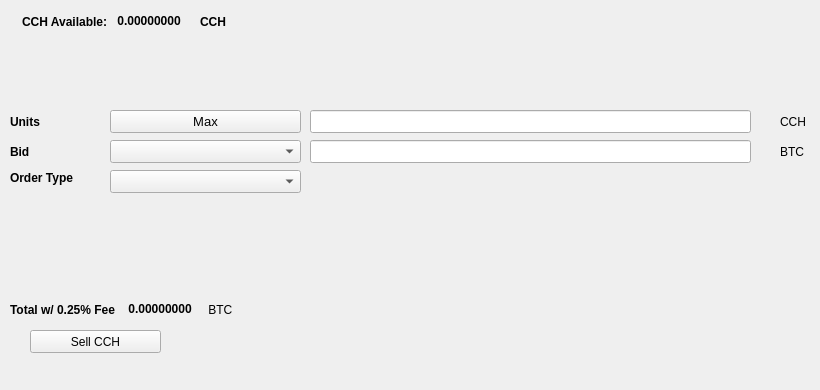
   <widget class="QWidget" name="SellTab">
    <attribute name="title">
     <string>Sell</string>
    </attribute>
    <widget class="QLabel" name="label_16">
     <property name="geometry">
      <rect>
       <x>780</x>
       <y>140</y>
       <width>31</width>
       <height>23</height>
      </rect>
     </property>
     <property name="text">
      <string>BTC</string>
     </property>
    </widget>
    <widget class="QComboBox" name="SellBidcomboBox">
     <property name="geometry">
      <rect>
       <x>110</x>
       <y>140</y>
       <width>191</width>
       <height>23</height>
      </rect>
     </property>
     <property name="font">
      <font>
       <pointsize>10</pointsize>
      </font>
     </property>
    </widget>
    <widget class="QLabel" name="label_18">
     <property name="geometry">
      <rect>
       <x>10</x>
       <y>110</y>
       <width>46</width>
       <height>23</height>
      </rect>
     </property>
     <property name="font">
      <font>
       <weight>75</weight>
       <bold>true</bold>
      </font>
     </property>
     <property name="text">
      <string>Units</string>
     </property>
    </widget>
    <widget class="QPushButton" name="Sell_Max_Amount">
     <property name="geometry">
      <rect>
       <x>110</x>
       <y>110</y>
       <width>191</width>
       <height>23</height>
      </rect>
     </property>
     <property name="font">
      <font>
       <pointsize>10</pointsize>
      </font>
     </property>
     <property name="text">
      <string>Max</string>
     </property>
    </widget>
    <widget class="QLabel" name="label_20">
     <property name="geometry">
      <rect>
       <x>10</x>
       <y>170</y>
       <width>91</width>
       <height>16</height>
      </rect>
     </property>
     <property name="font">
      <font>
       <weight>75</weight>
       <bold>true</bold>
      </font>
     </property>
     <property name="text">
      <string>Order Type</string>
     </property>
    </widget>
    <widget class="QComboBox" name="SellOrdertypeCombo">
     <property name="geometry">
      <rect>
       <x>110</x>
       <y>170</y>
       <width>191</width>
       <height>23</height>
      </rect>
     </property>
     <property name="font">
      <font>
       <pointsize>10</pointsize>
      </font>
     </property>
    </widget>
    <widget class="QLabel" name="label_21">
     <property name="geometry">
      <rect>
       <x>10</x>
       <y>140</y>
       <width>46</width>
       <height>23</height>
      </rect>
     </property>
     <property name="font">
      <font>
       <weight>75</weight>
       <bold>true</bold>
      </font>
     </property>
     <property name="text">
      <string>Bid</string>
     </property>
    </widget>
    <widget class="QLabel" name="label_22">
     <property name="geometry">
      <rect>
       <x>780</x>
       <y>110</y>
       <width>31</width>
       <height>23</height>
      </rect>
     </property>
     <property name="text">
      <string>CCH</string>
     </property>
    </widget>
    <widget class="QLineEdit" name="UnitsInputCCH">
     <property name="geometry">
      <rect>
       <x>310</x>
       <y>110</y>
       <width>441</width>
       <height>23</height>
      </rect>
     </property>
     <property name="font">
      <font>
       <pointsize>9</pointsize>
       <weight>75</weight>
       <bold>true</bold>
      </font>
     </property>
    </widget>
    <widget class="QLineEdit" name="SellBidPriceEdit">
     <property name="geometry">
      <rect>
       <x>310</x>
       <y>140</y>
       <width>441</width>
       <height>23</height>
      </rect>
     </property>
     <property name="font">
      <font>
       <pointsize>9</pointsize>
       <weight>75</weight>
       <bold>true</bold>
      </font>
     </property>
    </widget>
    <widget class="QPushButton" name="SellCCHBTN">
     <property name="geometry">
      <rect>
       <x>30</x>
       <y>330</y>
       <width>131</width>
       <height>23</height>
      </rect>
     </property>
     <property name="text">
      <string>Sell CCH</string>
     </property>
     <property name="icon">
      <iconset resource="../chaincash">
       <normaloff>:/icons/bitcoin</normaloff>:/icons/bitcoin</iconset>
     </property>
    </widget>
    <widget class="QWidget" name="layoutWidget3">
     <property name="geometry">
      <rect>
       <x>22</x>
       <y>12</y>
       <width>258</width>
       <height>19</height>
      </rect>
     </property>
     <layout class="QHBoxLayout" name="horizontalLayout">
      <item>
       <widget class="QLabel" name="label232_2">
        <property name="font">
         <font>
          <weight>75</weight>
          <bold>true</bold>
         </font>
        </property>
        <property name="text">
         <string>CCH Available:</string>
        </property>
       </widget>
      </item>
      <item>
       <widget class="QLabel" name="CCHAvailableLabel">
        <property name="palette">
         <palette>
          <active>
           <colorrole role="WindowText">
            <brush brushstyle="SolidPattern">
             <color alpha="255">
              <red>0</red>
              <green>0</green>
              <blue>0</blue>
             </color>
            </brush>
           </colorrole>
           <colorrole role="Button">
            <brush brushstyle="SolidPattern">
             <color alpha="255">
              <red>0</red>
              <green>170</green>
              <blue>0</blue>
             </color>
            </brush>
           </colorrole>
           <colorrole role="Light">
            <brush brushstyle="SolidPattern">
             <color alpha="255">
              <red>0</red>
              <green>255</green>
              <blue>0</blue>
             </color>
            </brush>
           </colorrole>
           <colorrole role="Midlight">
            <brush brushstyle="SolidPattern">
             <color alpha="255">
              <red>0</red>
              <green>212</green>
              <blue>0</blue>
             </color>
            </brush>
           </colorrole>
           <colorrole role="Dark">
            <brush brushstyle="SolidPattern">
             <color alpha="255">
              <red>0</red>
              <green>85</green>
              <blue>0</blue>
             </color>
            </brush>
           </colorrole>
           <colorrole role="Mid">
            <brush brushstyle="SolidPattern">
             <color alpha="255">
              <red>0</red>
              <green>113</green>
              <blue>0</blue>
             </color>
            </brush>
           </colorrole>
           <colorrole role="Text">
            <brush brushstyle="SolidPattern">
             <color alpha="255">
              <red>0</red>
              <green>170</green>
              <blue>0</blue>
             </color>
            </brush>
           </colorrole>
           <colorrole role="BrightText">
            <brush brushstyle="SolidPattern">
             <color alpha="255">
              <red>255</red>
              <green>255</green>
              <blue>255</blue>
             </color>
            </brush>
           </colorrole>
           <colorrole role="ButtonText">
            <brush brushstyle="SolidPattern">
             <color alpha="255">
              <red>0</red>
              <green>0</green>
              <blue>0</blue>
             </color>
            </brush>
           </colorrole>
           <colorrole role="Base">
            <brush brushstyle="SolidPattern">
             <color alpha="255">
              <red>255</red>
              <green>255</green>
              <blue>255</blue>
             </color>
            </brush>
           </colorrole>
           <colorrole role="Window">
            <brush brushstyle="SolidPattern">
             <color alpha="255">
              <red>0</red>
              <green>170</green>
              <blue>0</blue>
             </color>
            </brush>
           </colorrole>
           <colorrole role="Shadow">
            <brush brushstyle="SolidPattern">
             <color alpha="255">
              <red>0</red>
              <green>0</green>
              <blue>0</blue>
             </color>
            </brush>
           </colorrole>
           <colorrole role="AlternateBase">
            <brush brushstyle="SolidPattern">
             <color alpha="255">
              <red>127</red>
              <green>212</green>
              <blue>127</blue>
             </color>
            </brush>
           </colorrole>
           <colorrole role="ToolTipBase">
            <brush brushstyle="SolidPattern">
             <color alpha="255">
              <red>255</red>
              <green>255</green>
              <blue>220</blue>
             </color>
            </brush>
           </colorrole>
           <colorrole role="ToolTipText">
            <brush brushstyle="SolidPattern">
             <color alpha="255">
              <red>0</red>
              <green>0</green>
              <blue>0</blue>
             </color>
            </brush>
           </colorrole>
          </active>
          <inactive>
           <colorrole role="WindowText">
            <brush brushstyle="SolidPattern">
             <color alpha="255">
              <red>0</red>
              <green>0</green>
              <blue>0</blue>
             </color>
            </brush>
           </colorrole>
           <colorrole role="Button">
            <brush brushstyle="SolidPattern">
             <color alpha="255">
              <red>0</red>
              <green>170</green>
              <blue>0</blue>
             </color>
            </brush>
           </colorrole>
           <colorrole role="Light">
            <brush brushstyle="SolidPattern">
             <color alpha="255">
              <red>0</red>
              <green>255</green>
              <blue>0</blue>
             </color>
            </brush>
           </colorrole>
           <colorrole role="Midlight">
            <brush brushstyle="SolidPattern">
             <color alpha="255">
              <red>0</red>
              <green>212</green>
              <blue>0</blue>
             </color>
            </brush>
           </colorrole>
           <colorrole role="Dark">
            <brush brushstyle="SolidPattern">
             <color alpha="255">
              <red>0</red>
              <green>85</green>
              <blue>0</blue>
             </color>
            </brush>
           </colorrole>
           <colorrole role="Mid">
            <brush brushstyle="SolidPattern">
             <color alpha="255">
              <red>0</red>
              <green>113</green>
              <blue>0</blue>
             </color>
            </brush>
           </colorrole>
           <colorrole role="Text">
            <brush brushstyle="SolidPattern">
             <color alpha="255">
              <red>0</red>
              <green>170</green>
              <blue>0</blue>
             </color>
            </brush>
           </colorrole>
           <colorrole role="BrightText">
            <brush brushstyle="SolidPattern">
             <color alpha="255">
              <red>255</red>
              <green>255</green>
              <blue>255</blue>
             </color>
            </brush>
           </colorrole>
           <colorrole role="ButtonText">
            <brush brushstyle="SolidPattern">
             <color alpha="255">
              <red>0</red>
              <green>0</green>
              <blue>0</blue>
             </color>
            </brush>
           </colorrole>
           <colorrole role="Base">
            <brush brushstyle="SolidPattern">
             <color alpha="255">
              <red>255</red>
              <green>255</green>
              <blue>255</blue>
             </color>
            </brush>
           </colorrole>
           <colorrole role="Window">
            <brush brushstyle="SolidPattern">
             <color alpha="255">
              <red>0</red>
              <green>170</green>
              <blue>0</blue>
             </color>
            </brush>
           </colorrole>
           <colorrole role="Shadow">
            <brush brushstyle="SolidPattern">
             <color alpha="255">
              <red>0</red>
              <green>0</green>
              <blue>0</blue>
             </color>
            </brush>
           </colorrole>
           <colorrole role="AlternateBase">
            <brush brushstyle="SolidPattern">
             <color alpha="255">
              <red>127</red>
              <green>212</green>
              <blue>127</blue>
             </color>
            </brush>
           </colorrole>
           <colorrole role="ToolTipBase">
            <brush brushstyle="SolidPattern">
             <color alpha="255">
              <red>255</red>
              <green>255</green>
              <blue>220</blue>
             </color>
            </brush>
           </colorrole>
           <colorrole role="ToolTipText">
            <brush brushstyle="SolidPattern">
             <color alpha="255">
              <red>0</red>
              <green>0</green>
              <blue>0</blue>
             </color>
            </brush>
           </colorrole>
          </inactive>
          <disabled>
           <colorrole role="WindowText">
            <brush brushstyle="SolidPattern">
             <color alpha="255">
              <red>0</red>
              <green>85</green>
              <blue>0</blue>
             </color>
            </brush>
           </colorrole>
           <colorrole role="Button">
            <brush brushstyle="SolidPattern">
             <color alpha="255">
              <red>0</red>
              <green>170</green>
              <blue>0</blue>
             </color>
            </brush>
           </colorrole>
           <colorrole role="Light">
            <brush brushstyle="SolidPattern">
             <color alpha="255">
              <red>0</red>
              <green>255</green>
              <blue>0</blue>
             </color>
            </brush>
           </colorrole>
           <colorrole role="Midlight">
            <brush brushstyle="SolidPattern">
             <color alpha="255">
              <red>0</red>
              <green>212</green>
              <blue>0</blue>
             </color>
            </brush>
           </colorrole>
           <colorrole role="Dark">
            <brush brushstyle="SolidPattern">
             <color alpha="255">
              <red>0</red>
              <green>85</green>
              <blue>0</blue>
             </color>
            </brush>
           </colorrole>
           <colorrole role="Mid">
            <brush brushstyle="SolidPattern">
             <color alpha="255">
              <red>0</red>
              <green>113</green>
              <blue>0</blue>
             </color>
            </brush>
           </colorrole>
           <colorrole role="Text">
            <brush brushstyle="SolidPattern">
             <color alpha="255">
              <red>0</red>
              <green>85</green>
              <blue>0</blue>
             </color>
            </brush>
           </colorrole>
           <colorrole role="BrightText">
            <brush brushstyle="SolidPattern">
             <color alpha="255">
              <red>255</red>
              <green>255</green>
              <blue>255</blue>
             </color>
            </brush>
           </colorrole>
           <colorrole role="ButtonText">
            <brush brushstyle="SolidPattern">
             <color alpha="255">
              <red>0</red>
              <green>85</green>
              <blue>0</blue>
             </color>
            </brush>
           </colorrole>
           <colorrole role="Base">
            <brush brushstyle="SolidPattern">
             <color alpha="255">
              <red>0</red>
              <green>170</green>
              <blue>0</blue>
             </color>
            </brush>
           </colorrole>
           <colorrole role="Window">
            <brush brushstyle="SolidPattern">
             <color alpha="255">
              <red>0</red>
              <green>170</green>
              <blue>0</blue>
             </color>
            </brush>
           </colorrole>
           <colorrole role="Shadow">
            <brush brushstyle="SolidPattern">
             <color alpha="255">
              <red>0</red>
              <green>0</green>
              <blue>0</blue>
             </color>
            </brush>
           </colorrole>
           <colorrole role="AlternateBase">
            <brush brushstyle="SolidPattern">
             <color alpha="255">
              <red>0</red>
              <green>170</green>
              <blue>0</blue>
             </color>
            </brush>
           </colorrole>
           <colorrole role="ToolTipBase">
            <brush brushstyle="SolidPattern">
             <color alpha="255">
              <red>255</red>
              <green>255</green>
              <blue>220</blue>
             </color>
            </brush>
           </colorrole>
           <colorrole role="ToolTipText">
            <brush brushstyle="SolidPattern">
             <color alpha="255">
              <red>0</red>
              <green>0</green>
              <blue>0</blue>
             </color>
            </brush>
           </colorrole>
          </disabled>
         </palette>
        </property>
        <property name="font">
         <font>
          <weight>75</weight>
          <bold>true</bold>
         </font>
        </property>
        <property name="text">
         <string> 0.00000000 </string>
        </property>
        <property name="textInteractionFlags">
         <set>Qt::LinksAccessibleByMouse|Qt::TextSelectableByKeyboard|Qt::TextSelectableByMouse</set>
        </property>
       </widget>
      </item>
      <item>
       <widget class="QLabel" name="labelCCH">
        <property name="font">
         <font>
          <weight>75</weight>
          <bold>true</bold>
         </font>
        </property>
        <property name="text">
         <string>CCH</string>
        </property>
       </widget>
      </item>
     </layout>
    </widget>
    <widget class="QWidget" name="layoutWidget">
     <property name="geometry">
      <rect>
       <x>10</x>
       <y>300</y>
       <width>268</width>
       <height>19</height>
      </rect>
     </property>
     <layout class="QHBoxLayout" name="horizontalLayout_2">
      <item>
       <widget class="QLabel" name="label_19">
        <property name="font">
         <font>
          <weight>75</weight>
          <bold>true</bold>
         </font>
        </property>
        <property name="text">
         <string>Total w/ 0.25% Fee </string>
        </property>
       </widget>
      </item>
      <item>
       <widget class="QLabel" name="SellCostLabel">
        <property name="palette">
         <palette>
          <active>
           <colorrole role="WindowText">
            <brush brushstyle="SolidPattern">
             <color alpha="255">
              <red>0</red>
              <green>0</green>
              <blue>0</blue>
             </color>
            </brush>
           </colorrole>
           <colorrole role="Button">
            <brush brushstyle="SolidPattern">
             <color alpha="255">
              <red>0</red>
              <green>170</green>
              <blue>0</blue>
             </color>
            </brush>
           </colorrole>
           <colorrole role="Light">
            <brush brushstyle="SolidPattern">
             <color alpha="255">
              <red>0</red>
              <green>255</green>
              <blue>0</blue>
             </color>
            </brush>
           </colorrole>
           <colorrole role="Midlight">
            <brush brushstyle="SolidPattern">
             <color alpha="255">
              <red>0</red>
              <green>212</green>
              <blue>0</blue>
             </color>
            </brush>
           </colorrole>
           <colorrole role="Dark">
            <brush brushstyle="SolidPattern">
             <color alpha="255">
              <red>0</red>
              <green>85</green>
              <blue>0</blue>
             </color>
            </brush>
           </colorrole>
           <colorrole role="Mid">
            <brush brushstyle="SolidPattern">
             <color alpha="255">
              <red>0</red>
              <green>113</green>
              <blue>0</blue>
             </color>
            </brush>
           </colorrole>
           <colorrole role="Text">
            <brush brushstyle="SolidPattern">
             <color alpha="255">
              <red>0</red>
              <green>170</green>
              <blue>0</blue>
             </color>
            </brush>
           </colorrole>
           <colorrole role="BrightText">
            <brush brushstyle="SolidPattern">
             <color alpha="255">
              <red>255</red>
              <green>255</green>
              <blue>255</blue>
             </color>
            </brush>
           </colorrole>
           <colorrole role="ButtonText">
            <brush brushstyle="SolidPattern">
             <color alpha="255">
              <red>0</red>
              <green>0</green>
              <blue>0</blue>
             </color>
            </brush>
           </colorrole>
           <colorrole role="Base">
            <brush brushstyle="SolidPattern">
             <color alpha="255">
              <red>255</red>
              <green>255</green>
              <blue>255</blue>
             </color>
            </brush>
           </colorrole>
           <colorrole role="Window">
            <brush brushstyle="SolidPattern">
             <color alpha="255">
              <red>0</red>
              <green>170</green>
              <blue>0</blue>
             </color>
            </brush>
           </colorrole>
           <colorrole role="Shadow">
            <brush brushstyle="SolidPattern">
             <color alpha="255">
              <red>0</red>
              <green>0</green>
              <blue>0</blue>
             </color>
            </brush>
           </colorrole>
           <colorrole role="AlternateBase">
            <brush brushstyle="SolidPattern">
             <color alpha="255">
              <red>127</red>
              <green>212</green>
              <blue>127</blue>
             </color>
            </brush>
           </colorrole>
           <colorrole role="ToolTipBase">
            <brush brushstyle="SolidPattern">
             <color alpha="255">
              <red>255</red>
              <green>255</green>
              <blue>220</blue>
             </color>
            </brush>
           </colorrole>
           <colorrole role="ToolTipText">
            <brush brushstyle="SolidPattern">
             <color alpha="255">
              <red>0</red>
              <green>0</green>
              <blue>0</blue>
             </color>
            </brush>
           </colorrole>
          </active>
          <inactive>
           <colorrole role="WindowText">
            <brush brushstyle="SolidPattern">
             <color alpha="255">
              <red>0</red>
              <green>0</green>
              <blue>0</blue>
             </color>
            </brush>
           </colorrole>
           <colorrole role="Button">
            <brush brushstyle="SolidPattern">
             <color alpha="255">
              <red>0</red>
              <green>170</green>
              <blue>0</blue>
             </color>
            </brush>
           </colorrole>
           <colorrole role="Light">
            <brush brushstyle="SolidPattern">
             <color alpha="255">
              <red>0</red>
              <green>255</green>
              <blue>0</blue>
             </color>
            </brush>
           </colorrole>
           <colorrole role="Midlight">
            <brush brushstyle="SolidPattern">
             <color alpha="255">
              <red>0</red>
              <green>212</green>
              <blue>0</blue>
             </color>
            </brush>
           </colorrole>
           <colorrole role="Dark">
            <brush brushstyle="SolidPattern">
             <color alpha="255">
              <red>0</red>
              <green>85</green>
              <blue>0</blue>
             </color>
            </brush>
           </colorrole>
           <colorrole role="Mid">
            <brush brushstyle="SolidPattern">
             <color alpha="255">
              <red>0</red>
              <green>113</green>
              <blue>0</blue>
             </color>
            </brush>
           </colorrole>
           <colorrole role="Text">
            <brush brushstyle="SolidPattern">
             <color alpha="255">
              <red>0</red>
              <green>170</green>
              <blue>0</blue>
             </color>
            </brush>
           </colorrole>
           <colorrole role="BrightText">
            <brush brushstyle="SolidPattern">
             <color alpha="255">
              <red>255</red>
              <green>255</green>
              <blue>255</blue>
             </color>
            </brush>
           </colorrole>
           <colorrole role="ButtonText">
            <brush brushstyle="SolidPattern">
             <color alpha="255">
              <red>0</red>
              <green>0</green>
              <blue>0</blue>
             </color>
            </brush>
           </colorrole>
           <colorrole role="Base">
            <brush brushstyle="SolidPattern">
             <color alpha="255">
              <red>255</red>
              <green>255</green>
              <blue>255</blue>
             </color>
            </brush>
           </colorrole>
           <colorrole role="Window">
            <brush brushstyle="SolidPattern">
             <color alpha="255">
              <red>0</red>
              <green>170</green>
              <blue>0</blue>
             </color>
            </brush>
           </colorrole>
           <colorrole role="Shadow">
            <brush brushstyle="SolidPattern">
             <color alpha="255">
              <red>0</red>
              <green>0</green>
              <blue>0</blue>
             </color>
            </brush>
           </colorrole>
           <colorrole role="AlternateBase">
            <brush brushstyle="SolidPattern">
             <color alpha="255">
              <red>127</red>
              <green>212</green>
              <blue>127</blue>
             </color>
            </brush>
           </colorrole>
           <colorrole role="ToolTipBase">
            <brush brushstyle="SolidPattern">
             <color alpha="255">
              <red>255</red>
              <green>255</green>
              <blue>220</blue>
             </color>
            </brush>
           </colorrole>
           <colorrole role="ToolTipText">
            <brush brushstyle="SolidPattern">
             <color alpha="255">
              <red>0</red>
              <green>0</green>
              <blue>0</blue>
             </color>
            </brush>
           </colorrole>
          </inactive>
          <disabled>
           <colorrole role="WindowText">
            <brush brushstyle="SolidPattern">
             <color alpha="255">
              <red>0</red>
              <green>85</green>
              <blue>0</blue>
             </color>
            </brush>
           </colorrole>
           <colorrole role="Button">
            <brush brushstyle="SolidPattern">
             <color alpha="255">
              <red>0</red>
              <green>170</green>
              <blue>0</blue>
             </color>
            </brush>
           </colorrole>
           <colorrole role="Light">
            <brush brushstyle="SolidPattern">
             <color alpha="255">
              <red>0</red>
              <green>255</green>
              <blue>0</blue>
             </color>
            </brush>
           </colorrole>
           <colorrole role="Midlight">
            <brush brushstyle="SolidPattern">
             <color alpha="255">
              <red>0</red>
              <green>212</green>
              <blue>0</blue>
             </color>
            </brush>
           </colorrole>
           <colorrole role="Dark">
            <brush brushstyle="SolidPattern">
             <color alpha="255">
              <red>0</red>
              <green>85</green>
              <blue>0</blue>
             </color>
            </brush>
           </colorrole>
           <colorrole role="Mid">
            <brush brushstyle="SolidPattern">
             <color alpha="255">
              <red>0</red>
              <green>113</green>
              <blue>0</blue>
             </color>
            </brush>
           </colorrole>
           <colorrole role="Text">
            <brush brushstyle="SolidPattern">
             <color alpha="255">
              <red>0</red>
              <green>85</green>
              <blue>0</blue>
             </color>
            </brush>
           </colorrole>
           <colorrole role="BrightText">
            <brush brushstyle="SolidPattern">
             <color alpha="255">
              <red>255</red>
              <green>255</green>
              <blue>255</blue>
             </color>
            </brush>
           </colorrole>
           <colorrole role="ButtonText">
            <brush brushstyle="SolidPattern">
             <color alpha="255">
              <red>0</red>
              <green>85</green>
              <blue>0</blue>
             </color>
            </brush>
           </colorrole>
           <colorrole role="Base">
            <brush brushstyle="SolidPattern">
             <color alpha="255">
              <red>0</red>
              <green>170</green>
              <blue>0</blue>
             </color>
            </brush>
           </colorrole>
           <colorrole role="Window">
            <brush brushstyle="SolidPattern">
             <color alpha="255">
              <red>0</red>
              <green>170</green>
              <blue>0</blue>
             </color>
            </brush>
           </colorrole>
           <colorrole role="Shadow">
            <brush brushstyle="SolidPattern">
             <color alpha="255">
              <red>0</red>
              <green>0</green>
              <blue>0</blue>
             </color>
            </brush>
           </colorrole>
           <colorrole role="AlternateBase">
            <brush brushstyle="SolidPattern">
             <color alpha="255">
              <red>0</red>
              <green>170</green>
              <blue>0</blue>
             </color>
            </brush>
           </colorrole>
           <colorrole role="ToolTipBase">
            <brush brushstyle="SolidPattern">
             <color alpha="255">
              <red>255</red>
              <green>255</green>
              <blue>220</blue>
             </color>
            </brush>
           </colorrole>
           <colorrole role="ToolTipText">
            <brush brushstyle="SolidPattern">
             <color alpha="255">
              <red>0</red>
              <green>0</green>
              <blue>0</blue>
             </color>
            </brush>
           </colorrole>
          </disabled>
         </palette>
        </property>
        <property name="font">
         <font>
          <weight>75</weight>
          <bold>true</bold>
         </font>
        </property>
        <property name="autoFillBackground">
         <bool>false</bool>
        </property>
        <property name="text">
         <string> 0.00000000</string>
        </property>
        <property name="textInteractionFlags">
         <set>Qt::LinksAccessibleByMouse|Qt::TextSelectableByMouse</set>
        </property>
       </widget>
      </item>
      <item>
       <widget class="QLabel" name="label_17">
        <property name="font">
         <font>
          <weight>50</weight>
          <bold>false</bold>
         </font>
        </property>
        <property name="text">
         <string> BTC</string>
        </property>
       </widget>
      </item>
     </layout>
    </widget>
    <widget class="QLabel" name="label_23">
     <property name="geometry">
      <rect>
       <x>460</x>
       <y>300</y>
       <width>281</width>
       <height>81</height>
      </rect>
     </property>
     <property name="text">
      <string/>
     </property>
     <property name="pixmap">
      <pixmap>:/images/bittrex</pixmap>
     </property>
    </widget>
   </widget>
